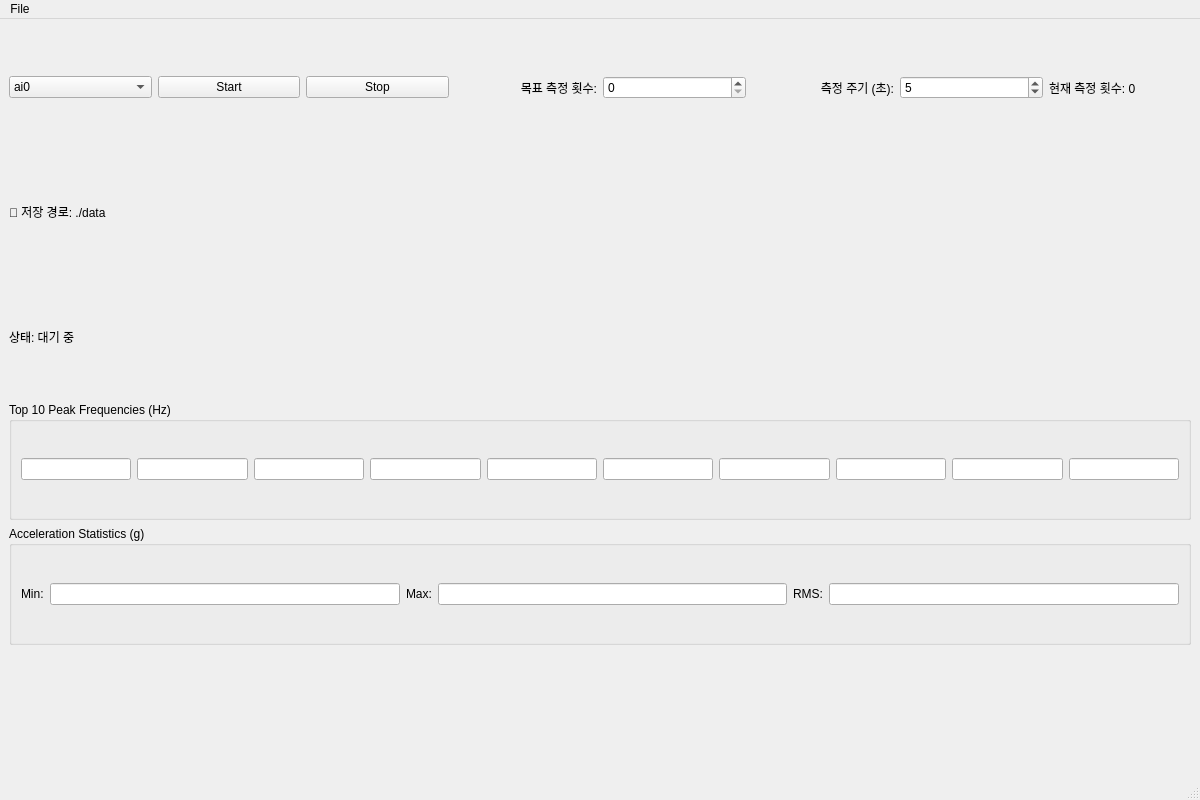
<?xml version='1.0' encoding='utf-8'?>
<ui version="4.0">
 <class>IEPEWindow</class>
 <widget class="QMainWindow" name="IEPEWindow">
  <property name="geometry">
   <rect>
    <x>0</x>
    <y>0</y>
    <width>1200</width>
    <height>800</height>
   </rect>
  </property>
  <property name="windowTitle">
   <string>IEPE Sensor Measurement</string>
  </property>
  <widget class="QWidget" name="centralwidget">
   <layout class="QVBoxLayout" name="verticalLayout">
    <item>
     <layout class="QHBoxLayout" name="controlLayout">
      <item>
       <widget class="QComboBox" name="comboChannelSelect">
        <item><property name="text"><string>ai0</string></property></item>
        <item><property name="text"><string>ai1</string></property></item>
        <item><property name="text"><string>ai2</string></property></item>
        <item><property name="text"><string>ai3</string></property></item>
       </widget>
      </item>
      <item>
       <widget class="QPushButton" name="btnStart">
        <property name="text">
         <string>Start</string>
        </property>
       </widget>
      </item>
      <item>
       <widget class="QPushButton" name="btnStop">
        <property name="text">
         <string>Stop</string>
        </property>
       </widget>
      </item>
      <item>
       <widget class="QLabel" name="labelTargetCount">
        <property name="text">
         <string>목표 측정 횟수:</string>
        </property>
        <property name="alignment">
         <set>Qt::AlignRight|Qt::AlignTrailing|Qt::AlignVCenter</set>
        </property>
       </widget>
      </item>
      <item>
       <widget class="QSpinBox" name="spinMaxCount">
        <property name="minimum">
         <number>0</number>
        </property>
        <property name="maximum">
         <number>100000</number>
        </property>
        <property name="value">
         <number>0</number>
        </property>
       </widget>
      </item>
      <item>
       <widget class="QLabel" name="labelInterval">
        <property name="text">
         <string>측정 주기 (초):</string>
        </property>
        <property name="alignment">
         <set>Qt::AlignRight|Qt::AlignTrailing|Qt::AlignVCenter</set>
        </property>
       </widget>
      </item>
      <item>
       <widget class="QSpinBox" name="spinInterval">
        <property name="minimum">
         <number>1</number>
        </property>
        <property name="maximum">
         <number>3600</number>
        </property>
        <property name="value">
         <number>5</number>
        </property>
       </widget>
      </item>
      <item>
       <widget class="QLabel" name="labelCurrentCount">
        <property name="text">
         <string>현재 측정 횟수: 0</string>
        </property>
       </widget>
      </item>
     </layout>
    </item>
    <item>
     <widget class="QLabel" name="lblDirectory">
      <property name="text">
       <string>📁 저장 경로: ./data</string>
      </property>
     </widget>
    </item>
    <item>
     <widget class="QLabel" name="lblStatus">
      <property name="text">
       <string>상태: 대기 중</string>
      </property>
     </widget>
    </item>
    <item>
     <widget class="QGroupBox" name="groupBoxPeakFreq">
      <property name="title">
       <string>Top 10 Peak Frequencies (Hz)</string>
      </property>
      <layout class="QHBoxLayout" name="peakFreqLayout">
       <item><widget class="QLineEdit" name="peakFreq1"/></item>
       <item><widget class="QLineEdit" name="peakFreq2"/></item>
       <item><widget class="QLineEdit" name="peakFreq3"/></item>
       <item><widget class="QLineEdit" name="peakFreq4"/></item>
       <item><widget class="QLineEdit" name="peakFreq5"/></item>
       <item><widget class="QLineEdit" name="peakFreq6"/></item>
       <item><widget class="QLineEdit" name="peakFreq7"/></item>
       <item><widget class="QLineEdit" name="peakFreq8"/></item>
       <item><widget class="QLineEdit" name="peakFreq9"/></item>
       <item><widget class="QLineEdit" name="peakFreq10"/></item>
      </layout>
     </widget>
    </item>
    <item>
     <widget class="QGroupBox" name="groupBoxStats">
      <property name="title">
       <string>Acceleration Statistics (g)</string>
      </property>
      <layout class="QHBoxLayout" name="accelStatsLayout">
       <item><widget class="QLabel" name="labelMin"><property name="text"><string>Min:</string></property></widget></item>
       <item><widget class="QLineEdit" name="editMin"/></item>
       <item><widget class="QLabel" name="labelMax"><property name="text"><string>Max:</string></property></widget></item>
       <item><widget class="QLineEdit" name="editMax"/></item>
       <item><widget class="QLabel" name="labelRMS"><property name="text"><string>RMS:</string></property></widget></item>
       <item><widget class="QLineEdit" name="editRMS"/></item>
      </layout>
     </widget>
    </item>
    <item>
     <widget class="QWidget" name="plotWidget" native="true">
      <layout class="QVBoxLayout" name="plotLayout"/>
     </widget>
    </item>
   </layout>
  </widget>
  <widget class="QMenuBar" name="menubar">
   <widget class="QMenu" name="menuFile">
    <property name="title"><string>File</string></property>
    <addaction name="actionSelect_Directory"/>
    <addaction name="actionOpen_CSV"/>
    <addaction name="actionCalibrate_Channel"/>
    <addaction name="actionExit"/>
   </widget>
   <addaction name="menuFile"/>
  </widget>
  <widget class="QStatusBar" name="statusbar"/>
  <action name="actionSelect_Directory">
   <property name="text"><string>Select Directory</string></property>
  </action>
  <action name="actionOpen_CSV">
   <property name="text"><string>Open CSV File</string></property>
  </action>
  <action name="actionCalibrate_Channel">
   <property name="text"><string>Calibrate Channel</string></property>
  </action>
  <action name="actionExit">
   <property name="text"><string>Exit</string></property>
  </action>
 </widget>
 <resources/>
 <connections/>
</ui>
